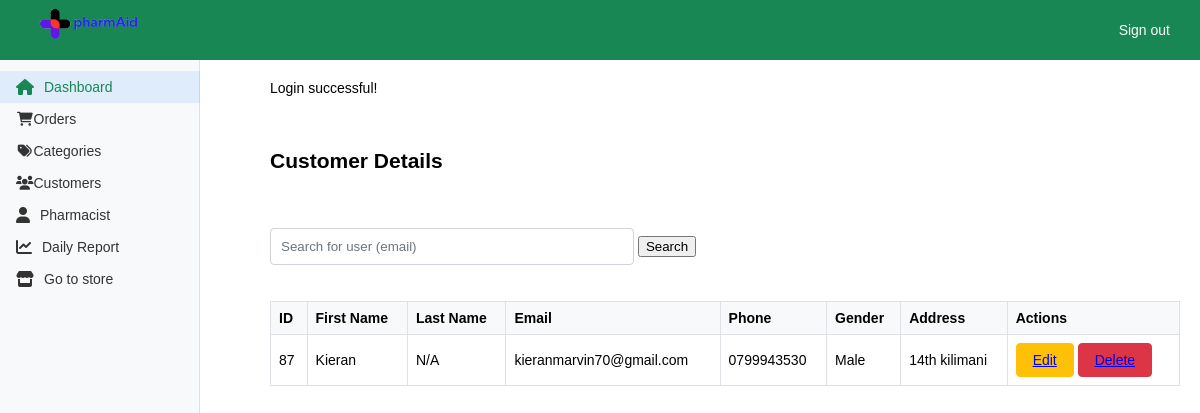
Page /admin/customers.php?id=87 (signed in) on the committed database.
### tables this page shows
CREATE TABLE `user` (
  `user_Lname` varchar(20) NOT NULL,
  `email` varchar(50) NOT NULL,
  `user_password` varchar(255) NOT NULL,
  `user_id` int(3) NOT NULL,
  `user_fname` varchar(20) NOT NULL,
  `user_address` text NOT NULL,
  `user_phone` varchar(15) DEFAULT NULL,
  `user_gender` enum('Male','Female','Other') DEFAULT NULL,
  `reset_token` varchar(255) DEFAULT NULL,
  `reset_expires` timestamp NULL DEFAULT NULL
);

### admin/customers.php (the view, shortened to what this page needs)
<?php
include "includes/head.php";
?>
<body>
    <?php include "includes/header.php"; ?>
    <?php include "includes/sidebar.php"; ?>
    <main class="main-content">
        <div class="container">
            <div class="row align-items-start">
                <div class="col">
                    <br>
                    <h2>Customer Details</h2>
                    <br>
                </div>
                <div class="col">
                    <br>
                    <form class="search-form" method="GET" action="customers.php">
                        <input type="search" name="search_user_email" placeholder="Search for user (email)" aria-label="Search">
                        <button type="submit" name="search_user" value="search">Search</button>
                    </form>
                    <br>
                </div>
            </div>
            <div class="table-responsive">
                <table class="table">
                    <thead>
                        <tr>
                            <th>ID</th>
                            <th>First Name</th>
                            <th>Last Name</th>
                            <th>Email</th>
                            <th>Phone</th>
                            <th>Gender</th>
                            <th>Address</th>
                            <th>Actions</th>
                        </tr>
                    </thead>
                    <tbody>
                        <?php
                        $data = all_users();
                        if (isset($_GET['search_user'])) {
                            $query = search_user();
                            if (isset($query)) {
                                $data = $query;
                            } else {
                                get_redirect("customers.php");
                            }
                        } elseif (isset($_GET['id'])) {
                            $data = get_user_details();
                        }
                        $num = sizeof($data);
                        for ($i = 0; $i < $num; $i++) {
                        ?>
                            <tr>
                                <td><?php echo htmlspecialchars($data[$i]['user_id']); ?></td>
                                <td><?php echo htmlspecialchars($data[$i]['user_fname']); ?></td>
                                <td><?php echo isset($data[$i]['user_lname']) ? htmlspecialchars($data[$i]['user_lname']) : 'N/A'; ?></td>
                                <td><?php echo htmlspecialchars($data[$i]['email']); ?></td>
                                <td><?php echo (!empty($data[$i]['user_phone'])) ? htmlspecialchars($data[$i]['user_phone']) : 'N/A'; ?></td>
                                <td><?php echo (!empty($data[$i]['user_gender'])) ? htmlspecialchars($data[$i]['user_gender']) : 'N/A'; ?></td>
                                <td><?php echo htmlspecialchars($data[$i]['user_address']); ?></td>
                                <td>
                                    <button type="button" class="btn btn-edit"><a href="customers.php?edit=<?php echo $data[$i]['user_id']; ?>">Edit</a></button>
                                    <button type="button" class="btn btn-delete"><a href="customers.php?delete=<?php echo $data[$i]['user_id']; ?>">Delete</a></button>
                                </td>
                            </tr>
                        <?php } ?>
                    </tbody>
                </table>
            </div>
        </div>
    </main>
</body>
</html>

### admin/dashboard.css (style rules this page uses)
body { font-size: 0.875rem; margin: 0; padding: 0; font-family: Arial, sans-serif; }
main { margin-left: 200px; padding: 1rem; }
.btn { padding: 0.5rem 1rem; border: none; border-radius: 0.25rem; color: #fff; cursor: pointer; text-align: center; display: inline-block; font-size: 0.875rem; }
table { width: 100%; border-collapse: collapse; }
table, th, td { border: 1px solid #dee2e6; }
th, td { padding: 0.75rem; text-align: left; }
th { background-color: #f8f9fa; }

### admin/includes/head.php (style rules this page uses)
body { overflow-x: hidden; font-family: Arial, sans-serif; margin: 0; padding: 0; position: relative; box-sizing: border-box; }

### admin/customers.php (style rules this page uses)
body { margin: 0; padding: 0; font-family: Arial, sans-serif; }
.main-content { margin-left: 250px; padding: 20px; }
.container { margin-top: 20px; }
form { margin-bottom: 20px; }
input[type="text"], input[type="email"], input[type="search"], input[type="tel"], select { width: 40%; padding: 10px; margin-top: 5px; border: 1px solid #ced4da; border-radius: 4px; }
input::placeholder { color: #6c757d; }
.btn { display: inline-block; font-weight: 400; color: #fff; text-align: center; vertical-align: middle; cursor: pointer; border: 1px solid transparent; border-radius: 4px; padding: 0.5rem 1rem; text-decoration: none; }
.btn-edit { background-color: #ffc107; border-color: #ffc107; color: #212529; }
.btn-delete { background-color: #dc3545; border-color: #dc3545; color: #ffffff; }
.table { width: 100%; border-collapse: collapse; }
.table th, .table td { border: 1px solid #dee2e6; padding: 8px; text-align: left; }
.table thead { background-color: #f1f1f1; }
.table-responsive { overflow-x: auto; }

### rows in the picture
user: user_id "87", user_fname "Kieran", email "kieranmarvin70@gmail.com", user_phone "0799943530", user_gender "Male", user_address "14th kilimani"

### other values in the picture
$msg "Login successful!"
